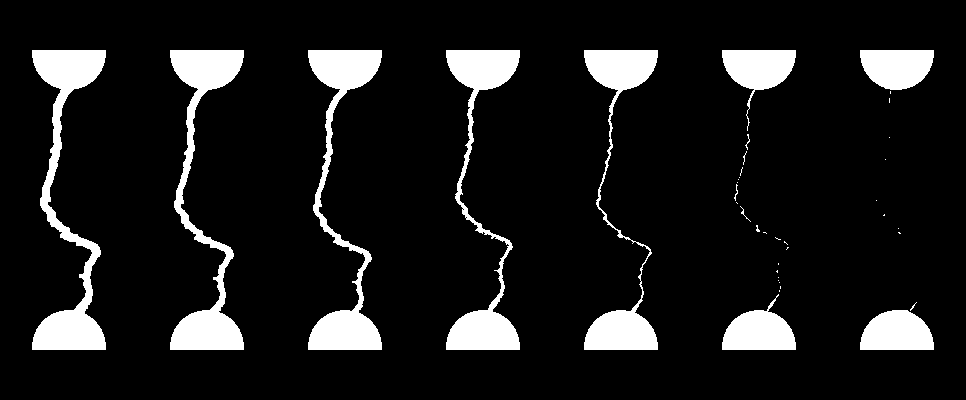
#> input picture python scripts/crack palette.png, 966 x 400 px, found by its file name
$ python -i anlyse_results.py   (imports and definitions only)
#> lines starting #> are read from the running program, lines starting #| are printed output that depends on the picture; after the words box and inside, x2 and y2 are one past the last pixel; in counts of white or black regions, pixels touching at a corner belong together
#%%
from ensurepip import version
import itertools
import pandas as pd
import pptk
from os import listdir
from os.path import isfile, join
import numpy as np
import matplotlib.pyplot as plt
import cv2 as cv
#%%
# [12 lines left out: function bufcount, not called in this run]

results_path = r"C:\Users\legen\Desktop\dissertation\Results"

# [1 line that did not run here, left out]
# [1 line that did not run here, left out]
# [1 line that did not run here, left out]

# [5 lines not run here, left out]


# Create the pandas DataFrame
# [1 line that did not run here, left out]

# print dataframe.
# [9 lines not run here, left out]

#%%

def show_img(path_or_img,title="Image"):

#> called with path_or_img = 'crack palette.png', title = 'original crack palette'
    if type(path_or_img) == str:
        image = cv.imread(path_or_img)
#> image is the input picture: shape (400, 966, 3); 10.5% white; 39 white regions (27 under 20 px), largest, box (x1, y1, x2, y2) and area: (32, 50, 106, 350) 6936, (170, 50, 244, 350) 6589, (308, 50, 382, 350) 6239
        image_conv = image[:,:,::-1]
        plt.figure(figsize = (15,15))
        plt.axis('off')
        plt.title(title)
        plt.imshow(image_conv)
        plt.show()
        return image

    elif type(path_or_img[0][0]) != list:
        plt.figure(figsize = (15,15))
        plt.axis('off')
        plt.title(title)
        plt.imshow(path_or_img,cmap="gray")
        plt.imsave("images/"+title+'.png',path_or_img,cmap="gray")

    else:
        plt.figure(figsize = (15,15))
        plt.axis('off')
        plt.title(title)
        plt.imshow(path_or_img[:,:,::-1])
        plt.imsave("images/"+title+'.png',path_or_img[:,:,::-1])


# [43 lines left out: functions import_my_3DPC, keep_top_z, not called in this run]

def calc_results(dif_red,show = True):
#> called with show = True
    crack_palette_png = show_img("crack palette.png","original crack palette")
    show_img(dif_red[89:313],"dif")
#> call 3 of show_img, with title = 'dif'
#> in show_img (call 3), `plt.imsave("images/"+title+'.png',path_or_img,cmap="gray")`:
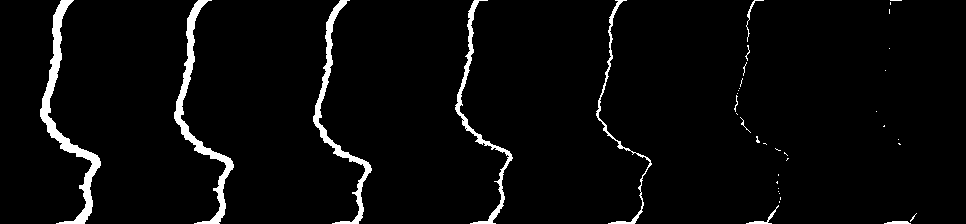
#> saved as dif.png: shape (224, 966, 3); 3.7% white; 39 white regions (28 under 20 px), largest, box (x1, y1, x2, y2) and area: (40, 0, 101, 224) 2270, (174, 0, 234, 224) 1923, (313, 0, 372, 224) 1573
    plt.show()
    L_results = []
    L_count_red,L_count_white=[],[]
    count_white_on_palette = 0
    for n_crack in range(7):

        count_red = 0
        count_white = 0
        for i in range(89,313):
            for j in range(n_crack*138,n_crack*138+138):
                if list(dif_red[i,j]) == [255,0,0]:
                    count_red += 1
                if list(dif_red[i,j]) == [255,255,255]:
                    count_white += 1
                if list(crack_palette_png[i,j]) == [255,255,255]:
                    count_white_on_palette += 1

        L_results.append(100*count_red/count_white_on_palette)
        L_count_red.append(count_red)
        L_count_white.append(count_white)

    if show:
        plt.grid()
        plt.title("ratio of red pixels over white pixels for each crack")

        for i, j in zip(list(range(1,8)), L_results):
            plt.text(i, j+5, '{}%'.format(round(j,2)))

        plt.scatter(list(range(1,8)),L_results)
        plt.show()
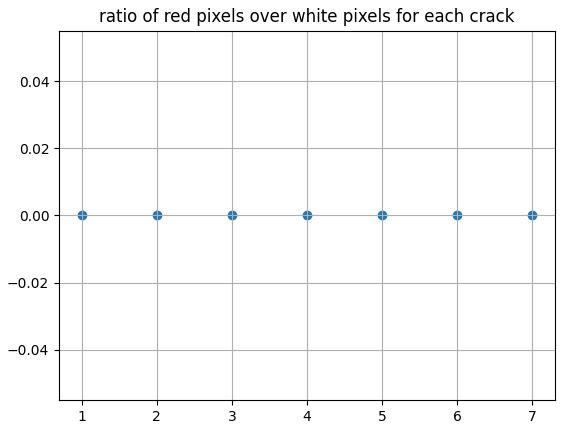
#> figure drawn by matplotlib, 1 panel
        #count red
        plt.grid()
        plt.title("ratio of red pixels/wihte = errors")

        for i, j in zip(list(range(1,8)), np.array(L_count_red)/( np.array(L_count_red)+ np.array(L_count_white))):
            plt.text(i, j+5, '{}'.format(round(j,2)))

        plt.scatter(list(range(1,8)),np.array(L_count_red)/( np.array(L_count_red)+ np.array(L_count_white)))
        plt.show()
        #count white
        plt.grid()
        plt.title("ratio of white pixels/ red+white = correctly guessed")

        for i, j in zip(list(range(1,8)), np.array(L_count_white)/( np.array(L_count_red)+ np.array(L_count_white))):
            plt.text(i, j+5, '{}'.format(round(j,2)))

        plt.scatter(list(range(1,8)),np.array(L_count_white)/( np.array(L_count_red)+ np.array(L_count_white)))
        plt.show()
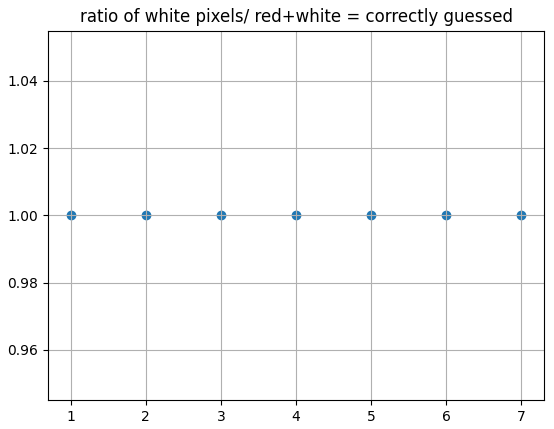
#> figure drawn by matplotlib, 1 panel


    return L_results


def raw_img_kernel_and_turn(img,tolerance_theta = 2,show = True):

    img_turn = img.copy()
    img_hough = img.copy()
    img_hough = np.uint8(img_hough)
    if show:
        print(img_hough)
    edges = cv.Canny(img_hough,50,150,apertureSize = 3)
    lines = cv.HoughLines(edges,1,np.pi/180,200)
    L_thetas = []


    for line in lines:
        rho,theta = line[0]
        a = np.cos(theta)
        b = np.sin(theta)
        x0 = a*rho
        y0 = b*rho
        x1 = int(x0 + 1000*(-b))
        y1 = int(y0 + 1000*(a))
        x2 = int(x0 - 1000*(-b))
        y2 = int(y0 - 1000*(a))
        cv.line(img_hough,(x1,y1),(x2,y2),(155,0,5),2)
        if abs((theta*180/np.pi) - 90) < tolerance_theta:
            L_thetas.append((theta*180/np.pi)-90)
    if show:
        print(L_thetas)

    rows,cols = img_turn.shape
    # cols-1 and rows-1 are the coordinate limits.
    M = cv.getRotationMatrix2D(((cols-1)/2.0,(rows-1)/2.0),np.mean(L_thetas),1)
    img_turn = cv.warpAffine(img_turn,M,(cols,rows))

    img_turn = cv.warpAffine(img_turn, M, (img_turn.shape[1],
        img_turn.shape[0]), borderValue = 255)

    _,img_turn = cv.threshold(img_turn, 127,255 , cv.THRESH_TOZERO)

    cv.imwrite('houghlines3.jpg',img_hough)
    img_turn = cv.flip(img_turn, 1)
    if show:
        show_img(img_turn)

    return img_turn

# [264 lines left out: functions compress_list, PC_to_image, raw_img_kernel_and_turn_SIFT, closest_node, not called in this run]


class MousePts:
    # [132 lines left out: functions __init__, select_point, getpt, points_on_image, img_to_4_corners, click_on_corners, not called in this run]
# %%
# [1 line not run here, left out]

# %%
show = True
i_PC_to_do = 13
# [1 line that did not run here, left out]
crack_palette = show_img("crack palette.png","original crack palette")

# [1 line that did not run here, left out]

# %%
# [1 line that did not run here, left out]
# %%
# [1 line that did not run here, left out]


dif_red = crack_palette.copy()

# [4 lines not run here, left out]
show = True
# [4 lines not run here, left out]

L_res = calc_results(dif_red)
#> L_res = [0, 0, 0, 0, 0, 0, 0]
# %%


# %%


# %%


# [1 line that did not run here, left out]

# [1 line not run here, left out]
# %%


# %%

>>> import cv2
>>> picture = cv2.imread('../images/0_test.png')
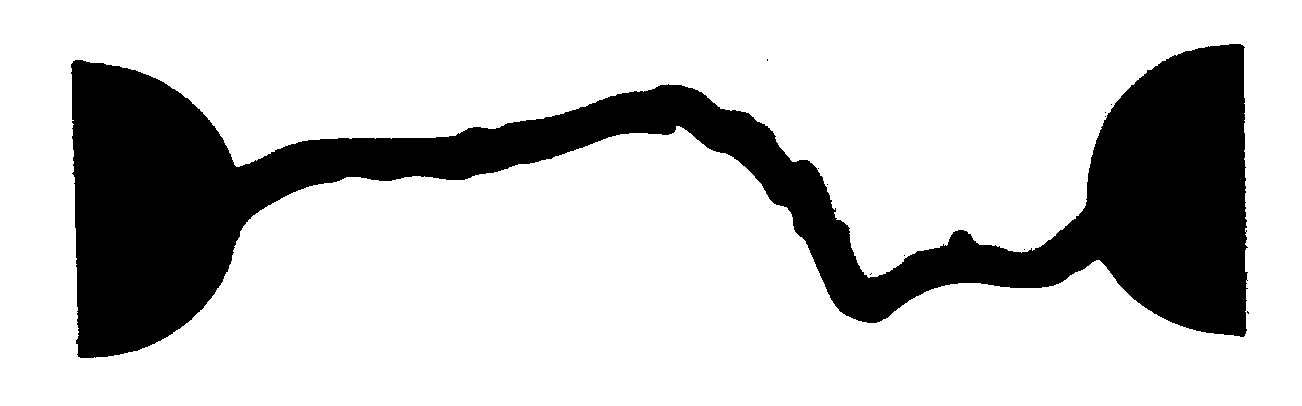
#> input picture python scripts/images/0_test.png, 1302 x 406 px
#> picture is the input picture: shape (406, 1302, 3); 77.7% white; 11 black regions (10 under 20 px), largest, box (x1, y1, x2, y2) and area: (71, 44, 1248, 358) 117939
>>> result = raw_img_kernel_and_turn(picture)
#> (printed output is left out)
#> in raw_img_kernel_and_turn, `edges = cv.Canny(img_hough,50,150,apertureSize = 3)`:
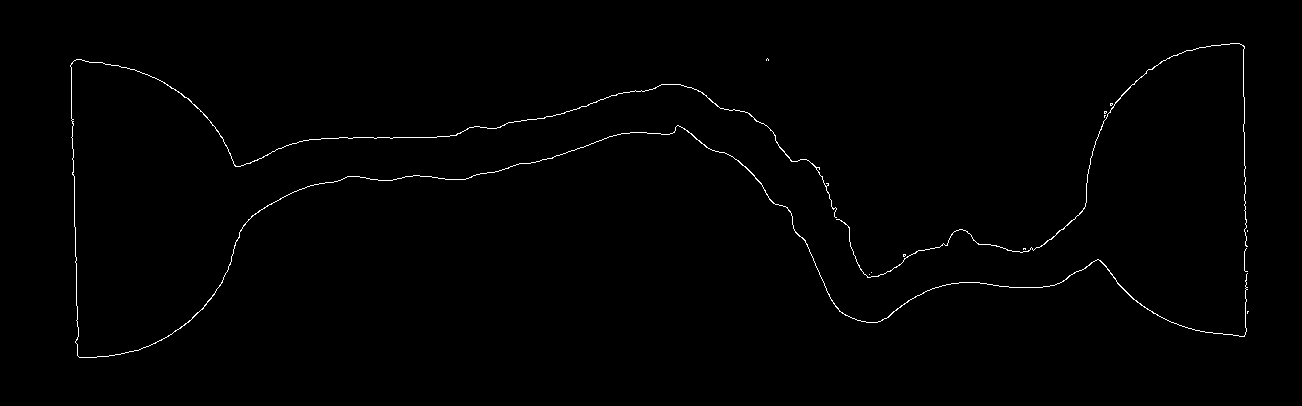
#> edges: shape (406, 1302); 0.69% white in thin lines or dots, all inside (x1, y1, x2, y2) = (70, 43, 1249, 358)
#> in raw_img_kernel_and_turn, `lines = cv.HoughLines(edges,1,np.pi/180,200)`: lines = None
#> after the loop in raw_img_kernel_and_turn, `for line in lines:`: L_thetas = []
#> (the run stopped early here; a loop or call above may not have finished)
